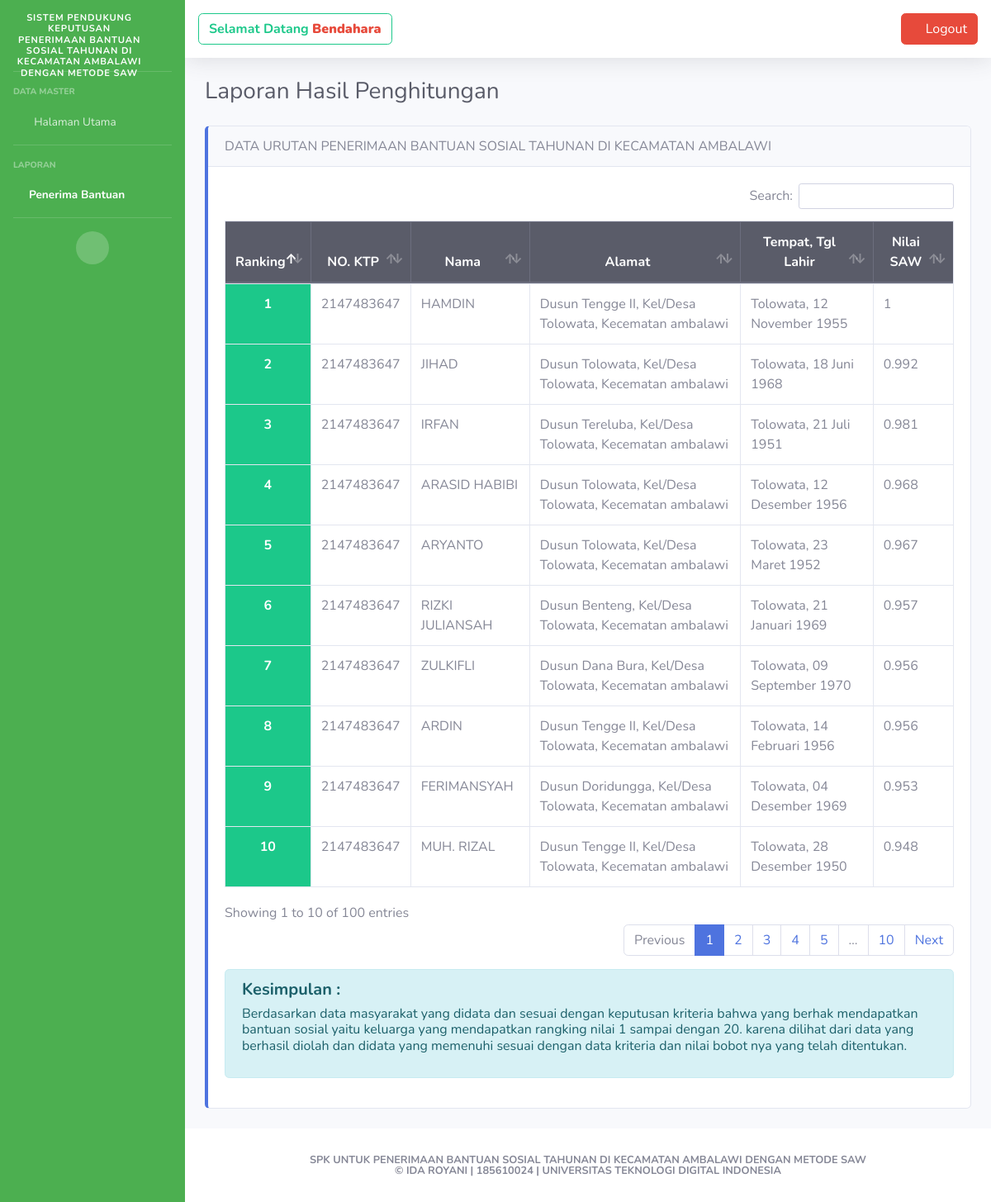
Page /public/laporan (signed in) on the committed database.
### tables this page shows
CREATE TABLE `keluarga` (
  `id_keluarga` int(40) NOT NULL,
  `nama` varchar(50) DEFAULT NULL,
  `tempat_lahir` varchar(100) DEFAULT NULL,
  `tgl_lahir`  date DEFAULT NULL,
  `jekel` enum('P','L') DEFAULT NULL,
  `alamat` varchar(100) DEFAULT NULL,
  `agama` varchar(20) DEFAULT NULL,
  `nilai_saw` float DEFAULT NULL
);

### app/core/Controller.php (called while the page is built, shortened)
<?php
class Controller
{
    public function render($view, $data = [])
    {
        $tanggal = new Tanggal();
        require_once '../app/views/' . $view . '.php';
    }
    public function model($model)
    {
        return new $model;
    }
}

### app/controllers/LaporanController.php (called while the page is built)
<?php
class LaporanController extends Controller
{
    public function index()
    {
        $data['title'] = "Laporan Hasil Penghitungan";
        $data['ranking'] = $this->model('AlternatifModel')->ranking();
        $this->render('templates/header', $data);
        $this->render('templates/sidebar', $data);
        $this->render('templates/topbar');
        $this->render('hitung/laporan', $data);
        $this->render('templates/footer');
    }
}

### app/core/App.php (called while the page is built, shortened)
<?php
class App
{
    protected $method = 'index';
    protected $params = [];
    public function __construct()
    {
        $this->controller = new $this->controller;
        call_user_func_array([$this->controller, $this->method], $this->params);
    }
}

### public/index.php (called while the page is built, shortened)
<?php
$app = new App;

### app/core/Database.php (called while the page is built, shortened)
<?php
class Database {
	private $host = DB_HOST;
	private $user = DB_USER;
	private $pass = DB_PASS;
	private $dbname = DB_NAME;
	private $dbh;
	private $stmt;
	public function __construct() {
		$dsn = 'mysql:host=' . $this->host . ';dbname=' . $this->dbname;
		$options = array (
			PDO::ATTR_PERSISTENT => true,
			PDO::ATTR_ERRMODE => PDO::ERRMODE_EXCEPTION
		);
		try {
			$this->dbh = new PDO ($dsn, $this->user, $this->pass, $options);
		}
		catch ( PDOException $e ) {
			$this->error = $e->getMessage();
		}
	}
	public function query($query) {
		$this->stmt = $this->dbh->prepare($query);
	}
	public function execute(){
		return $this->stmt->execute();
	}
	public function resultset(){
		$this->execute();
		return $this->stmt->fetchAll(PDO::FETCH_OBJ);
	}
}

### app/models/AlternatifModel.php (called while the page is built, shortened)
<?php
class AlternatifModel extends Database
{
    public function ranking()
    {
        $query = 'SELECT * FROM keluarga ORDER BY nilai_saw DESC';
        $this->query($query);
        return $this->resultset();
    }
}

### app/core/Tanggal.php (called while the page is built)
<?php
class Tanggal
{
    public function tanggal_indo($tgl)
    {
        $tanggal     = substr($tgl, 8, 2);
        $bulan         = $this->getBulan(substr($tgl, 5, 2));
        $tahun         = substr($tgl, 0, 4);
        $jam         = substr($tgl, 11, 3);
        $menit         = substr($tgl, 14, 3);
        $detik         = substr($tgl, 17, 2);
        $newTanggal =  $tanggal . ' ' . $bulan . ' ' . $tahun . ' ' . $jam . ' ' . $menit . ' ' . $detik;
        return $newTanggal;
    }
    public function getBulan($bln)
    {
        switch ($bln) {
            case 1:
                return "Januari";
                break;
            case 2:
                return "Februari";
                break;
            case 3:
                return "Maret";
                break;
            case 4:
                return "April";
                break;
            case 5:
                return "Mei";
                break;
            case 6:
                return "Juni";
                break;
            case 7:
                return "Juli";
                break;
            case 8:
                return "Agustus";
                break;
            case 9:
                return "September";
                break;
            case 10:
                return "Oktober";
                break;
            case 11:
                return "November";
                break;
            case 12:
                return "Desember";
                break;
        }
    }
}

### app/views/hitung/laporan.php (the view)
<div class="container-fluid">
    <h1 class="h3 mb-4 text-gray-800"><?= $data['title'] ?></h1>
    <div class="row">
        <div class="col-md-12">
            <div class="card card-shadow mb-4 border-left-primary">
                <div class="card-header mb-0">
                    DATA URUTAN PENERIMAAN BANTUAN SOSIAL TAHUNAN DI KECAMATAN AMBALAWI
                </div>
                <div class="card-body table-responsive">
                    <table class="table table-bordered" id="laporan" cellspacing="0">
                        <thead class="thead-dark">
                            <tr>
                            <th scope="col">Ranking</th>
                                <th scope="col" class="text-center">NO. KTP</th>
                                <th scope="col" class="text-center">Nama</th>
                                <th scope="col" class="text-center">Alamat</th>
                                <th scope="col" class="text-center">Tempat, Tgl Lahir</th>
                                <th scope="col" class="text-center">Nilai SAW</th>
                            </tr>
                        </thead>
                        <tbody>
                            <?php
                            $i = 1;
                            foreach ($data['ranking'] as $k) { ?>
                                <tr>
                                    <th scope="row" class="text-center <?= $i<= 10 ? "bg-success text-white" : "" ?>"><?= $i++; ?></th>
                                    <td><?= $k->id_keluarga ?></td>
                                    <td><?= strtoupper($k->nama) ?></td>
                                    <td><?= $k->alamat ?></td>
                                    <td><?= ucwords($k->tempat_lahir) . ', ' . $tanggal->tanggal_indo($k->tgl_lahir) ?></td>
                                    <td><?= $k->nilai_saw ?></td>
                                </tr>
                            <?php } ?>
                        </tbody>
                    </table>
                    <div class="alert alert-info mt-3">
                        <h5>
                            <b>Kesimpulan : </b>
                            <p class="justify-content-center mt-2" style="font-size: 16px;">
                                Berdasarkan data masyarakat yang didata dan sesuai dengan keputusan kriteria bahwa yang berhak mendapatkan bantuan sosial yaitu keluarga yang mendapatkan rangking nilai 1 sampai dengan 20. karena dilihat dari data yang berhasil diolah dan didata yang memenuhi sesuai dengan data kriteria dan nilai bobot nya yang telah ditentukan.
                            </p>
                        </h5>
                    </div>
                </div>
            </div>
        </div>
    </div>
</div>

### app/views/templates/header.php (shortened to what this page needs)
<!DOCTYPE html>
<html lang="en">
<head>
    <link href="<?= BASEURL . 'vendor/fontawesome-free/css/all.min.css' ?>" rel="stylesheet" type="text/css">
    <link href="<?= BASEURL . 'css/sb-admin-2.min.css' ?>" rel="stylesheet">
    <link href="<?= BASEURL . 'vendor/datatables/dataTables.bootstrap4.min.css' ?>" rel="stylesheet">
    <link href="<?= BASEURL . 'vendor' ?>/bootstrap-datepicker/css/bootstrap-datepicker.min.css" rel="stylesheet">
    <link rel="stylesheet"
        href="https://cdnjs.cloudflare.com/ajax/libs/bootstrap-select/1.13.2/css/bootstrap-select.min.css">
</head>
<body id="page-top">
    <div id="wrapper">

### app/views/templates/sidebar.php (shortened to what this page needs)
<ul class="navbar-nav bg-gradient-primary sidebar sidebar-dark accordion" id="accordionSidebar" style="background: #4CAF50!important">
    <a class="sidebar-brand d-flex align-items-center justify-content-center" href="#">
        <div class="sidebar-brand-icon">
            <br>
            <br>
            <h5 style="font-size:70%; font-weight:bold;">Sistem Pendukung Keputusan Penerimaan Bantuan Sosial Tahunan Di Kecamatan Ambalawi Dengan Metode SAW</h5>
        </div>
    </a>
    <hr class="sidebar-divider mt-3">
    <div class="sidebar-heading">
        DATA MASTER
    </div>
    <?php
    $url = explode('/', $_GET['url']);
    $menuMaster = [
        [
            'menu' => 'Halaman Utama',
            'link' => 'dashboard',
            'icon' => 'fa fa-fw fa-tachometer-alt'
        ],
        [
            'menu' => 'Data Kriteria',
            'link' => 'kriteria',
            'icon' => 'fa fa-fw fa-tags'
        ],
        [
            'menu' => 'Data Alternatif',
            'link' => 'alternatif',
            'icon' => 'fa fa-fw fa-users'
        ],
        [
            'menu' => 'Penghitungan',
            'link' => 'hitung',
            'icon' => 'fa fa-fw fa-file-invoice'
        ],
        [
            'menu' => 'Data Users',
            'link' => 'users',
            'icon' => 'fa fa-fw fa-user-tie'
        ]
    ];
    foreach ($menuMaster as $m) {
        if($_SESSION['role'] != "pengelola" && $m['link'] != "dashboard"){
            continue;
        }else{
            if ($url[0] == $m['link']) {
                echo '<li class="nav-item active">';
            } else {
                echo '<li class="nav-item">';
            }
    ?>
        <a class="nav-link pb-0" href="<?= BASEURL . $m['link'] ?>">
            <i class="<?= $m['icon'] ?>"></i>
            <span><?= $m['menu'] ?></span></a>
        </li>
    <?php } } ?>
    <hr class="sidebar-divider d-none d-md-block mt-3">
    <div class="sidebar-heading">
        LAPORAN
    </div>
    <li class="nav-item <?= $url[0] == "laporan" ? "active" : "" ?>">
        <a class="nav-link pb-0" href="<?= BASEURL.'laporan' ?>">
            <i class="fa fa-file-alt"></i>
            <span>Penerima Bantuan</span></a>
    </li>
    <hr class="sidebar-divider d-none d-md-block mt-3">
    <div class="text-center d-none d-md-inline">
        <button class="rounded-circle border-0" id="sidebarToggle"></button>
    </div>
</ul>

### app/views/templates/topbar.php (shortened to what this page needs)
<div id="content-wrapper" class="d-flex flex-column">
    <div id="content">
        <nav class="navbar navbar-expand navbar-light bg-white topbar mb-4 static-top shadow">
            <?php if (isset($_SESSION['id_user']) && isset($_SESSION['username'])) { ?>
            <span class="btn btn-outline-success font-weight-bold">Selamat Datang <b class="text-danger"><?= ucwords($_SESSION['username']) ?></b></span>
            <?php } ?>
            <ul class="navbar-nav ml-auto">
                <?php if (isset($_SESSION['id_user']) && isset($_SESSION['username'])) { ?>
                    <li class="nav-item">
                        <a href="<?= BASEURL . 'auth/logout' ?>" class="btn btn-danger btn-flat"><i class="fa fa-lock-open"></i> Logout</a>
                    </li>
                <?php } else { ?>
                    <li class="nav-item">
                        <a href="<?= BASEURL . 'auth' ?>" class="btn btn-success btn-flat"><i class="fa fa-lock"></i> Login</a>
                    </li>
                <?php } ?>
            </ul>
        </nav>

### app/views/templates/footer.php (shortened to what this page needs)
</div>
<footer class="sticky-footer bg-white">
    <div class="container my-auto">
        <div class="copyright text-center my-auto">
            <span class="font-weight-bold">SPK UNTUK PENERIMAAN BANTUAN SOSIAL TAHUNAN DI KECAMATAN AMBALAWI DENGAN METODE SAW <br />&copy; IDA ROYANI | 185610024 | UNIVERSITAS TEKNOLOGI DIGITAL INDONESIA</span>
        </div>
    </div>
</footer>
</div>
</div>
<link rel="stylesheet" type="text/css" href="https://cdn.datatables.net/buttons/1.6.1/css/buttons.dataTables.min.css">
</body>
</html>

### rows in the picture
keluarga: id_keluarga "2147483647", nama "HAMDIN", alamat "Dusun Tengge II, Kel/Desa Tolowata, Kecematan ambalawi", tempat_lahir "Tolowata", tgl_lahir "12 November 1955", nilai_saw "1"
keluarga: id_keluarga "2147483647", nama "JIHAD", alamat "Dusun Tolowata, Kel/Desa Tolowata, Kecematan ambalawi", tempat_lahir "Tolowata", tgl_lahir "18 Juni 1968", nilai_saw "0.992"
keluarga: id_keluarga "2147483647", nama "IRFAN", alamat "Dusun Tereluba, Kel/Desa Tolowata, Kecematan ambalawi", tempat_lahir "Tolowata", tgl_lahir "21 Juli 1951", nilai_saw "0.981"
keluarga: id_keluarga "2147483647", nama "ARASID HABIBI", alamat "Dusun Tolowata, Kel/Desa Tolowata, Kecematan ambalawi", tempat_lahir "Tolowata", tgl_lahir "12 Desember 1956", nilai_saw "0.968"
keluarga: id_keluarga "2147483647", nama "ARYANTO", alamat "Dusun Tolowata, Kel/Desa Tolowata, Kecematan ambalawi", tempat_lahir "Tolowata", tgl_lahir "23 Maret 1952", nilai_saw "0.967"
keluarga: id_keluarga "2147483647", nama "RIZKI JULIANSAH", alamat "Dusun Benteng, Kel/Desa Tolowata, Kecematan ambalawi", tempat_lahir "Tolowata", tgl_lahir "21 Januari 1969", nilai_saw "0.957"
keluarga: id_keluarga "2147483647", nama "ZULKIFLI", alamat "Dusun Dana Bura, Kel/Desa Tolowata, Kecematan ambalawi", tempat_lahir "Tolowata", tgl_lahir "09 September 1970", nilai_saw "0.956"
keluarga: id_keluarga "2147483647", nama "ARDIN", alamat "Dusun Tengge II, Kel/Desa Tolowata, Kecematan ambalawi", tempat_lahir "Tolowata", tgl_lahir "14 Februari 1956", nilai_saw "0.956"
keluarga: id_keluarga "2147483647", nama "FERIMANSYAH", alamat "Dusun Doridungga, Kel/Desa Tolowata, Kecematan ambalawi", tempat_lahir "Tolowata", tgl_lahir "04 Desember 1969", nilai_saw "0.953"
keluarga: id_keluarga "2147483647", nama "MUH. RIZAL", alamat "Dusun Tengge II, Kel/Desa Tolowata, Kecematan ambalawi", tempat_lahir "Tolowata", tgl_lahir "28 Desember 1950", nilai_saw "0.948"

### other values in the picture
$m['menu'] "Halaman Utama"
$_SESSION['username'] "Bendahara"
$data['title'] "Laporan Hasil Penghitungan"
